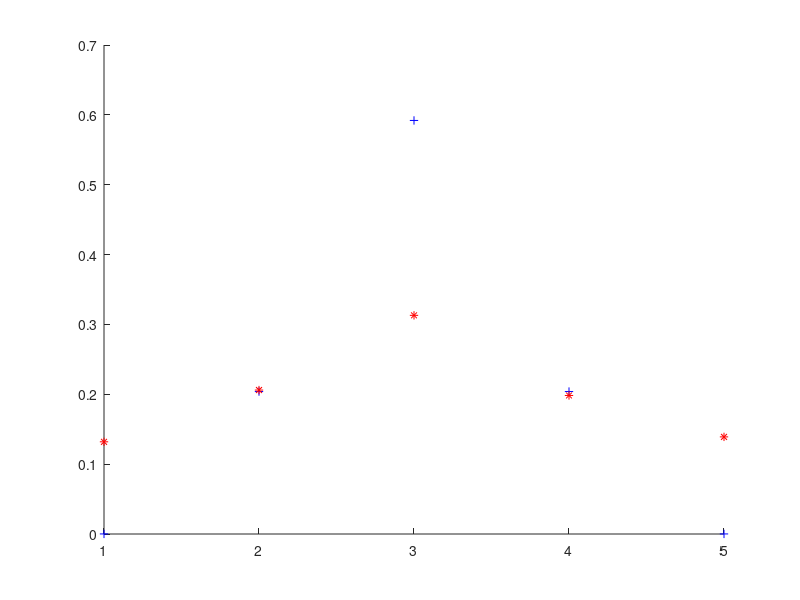

MATLAB code for this plot:
clc;
clear all;

sysorder=5;
%input('Enter system order ');
b=fir1(sysorder-1,0.5);
N=500;
%input('Enter number of iterations ');
x=rand(N,1);
n=randn(N,1)*.1;
d=filter(b,1,x)+n;
w=[.2 .2 .2 .2 .2]';
y=zeros(N,1);
for n=sysorder:N
    u=x(n:-1:n-sysorder+1);
    y(n)=w'*u;
    e(n)=d(n)-y(n);
    mu=.009;
    w=w+mu*e(n)*u;
end


%plot(d(sysorder:end),'r');
%plot(y(sysorder:end),'b');
%plot(abs(e(sysorder:end)),'black');
hold on;
plot(b,'b+');
plot(w,'r*');
%axis([0 N -1 2.5]);
